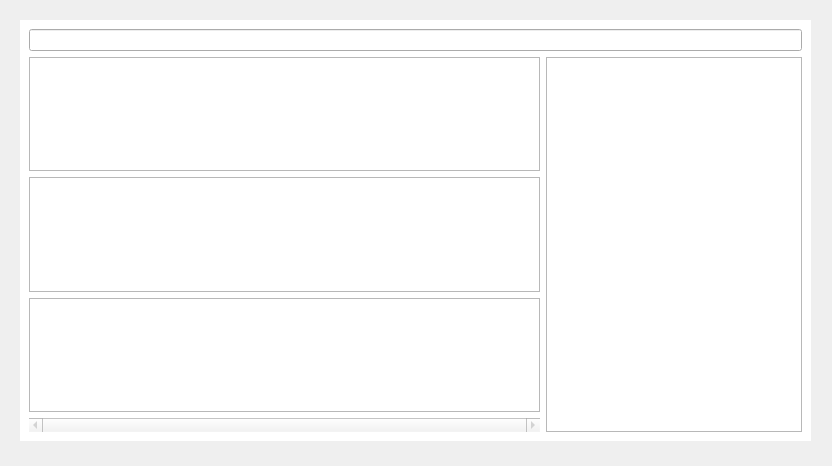
<?xml version="1.0" encoding="UTF-8"?>
<ui version="4.0">
 <class>Form</class>
 <widget class="QWidget" name="Form">
  <property name="geometry">
   <rect>
    <x>0</x>
    <y>0</y>
    <width>832</width>
    <height>466</height>
   </rect>
  </property>
  <property name="minimumSize">
   <size>
    <width>1</width>
    <height>0</height>
   </size>
  </property>
  <property name="windowTitle">
   <string>Form</string>
  </property>
  <widget class="QStackedWidget" name="mainBox">
   <property name="geometry">
    <rect>
     <x>20</x>
     <y>20</y>
     <width>791</width>
     <height>421</height>
    </rect>
   </property>
   <property name="contextMenuPolicy">
    <enum>Qt::NoContextMenu</enum>
   </property>
   <property name="styleSheet">
    <string notr="true">QStackedWidget
{
	background-color: rgb(255, 255, 255);
}</string>
   </property>
   <property name="frameShape">
    <enum>QFrame::Box</enum>
   </property>
   <property name="frameShadow">
    <enum>QFrame::Plain</enum>
   </property>
   <property name="lineWidth">
    <number>0</number>
   </property>
   <property name="midLineWidth">
    <number>0</number>
   </property>
   <property name="currentIndex">
    <number>0</number>
   </property>
   <widget class="QWidget" name="research">
    <property name="styleSheet">
     <string notr="true">QWidget#research
{
	background-color: rgb(255, 255, 255);
}</string>
    </property>
    <layout class="QGridLayout" name="gridLayout_3" rowstretch="0,0,0,0,0" columnstretch="7,0">
     <item row="1" column="0">
      <widget class="QLabel" name="gVolume">
       <property name="autoFillBackground">
        <bool>false</bool>
       </property>
       <property name="frameShape">
        <enum>QFrame::StyledPanel</enum>
       </property>
       <property name="frameShadow">
        <enum>QFrame::Sunken</enum>
       </property>
       <property name="text">
        <string/>
       </property>
      </widget>
     </item>
     <item row="2" column="0">
      <widget class="QLabel" name="gTempIn">
       <property name="frameShape">
        <enum>QFrame::StyledPanel</enum>
       </property>
       <property name="text">
        <string/>
       </property>
      </widget>
     </item>
     <item row="3" column="0">
      <widget class="QLabel" name="gTempOut">
       <property name="frameShape">
        <enum>QFrame::StyledPanel</enum>
       </property>
       <property name="text">
        <string/>
       </property>
      </widget>
     </item>
     <item row="1" column="1" rowspan="4">
      <widget class="QTableWidget" name="resultsTable">
       <property name="minimumSize">
        <size>
         <width>0</width>
         <height>0</height>
        </size>
       </property>
       <property name="font">
        <font>
         <pointsize>12</pointsize>
        </font>
       </property>
      </widget>
     </item>
     <item row="4" column="0">
      <widget class="QScrollBar" name="horizontalScrollBar">
       <property name="enabled">
        <bool>false</bool>
       </property>
       <property name="maximum">
        <number>0</number>
       </property>
       <property name="orientation">
        <enum>Qt::Horizontal</enum>
       </property>
      </widget>
     </item>
     <item row="0" column="0" colspan="2">
      <widget class="QLineEdit" name="PatientName"/>
     </item>
    </layout>
   </widget>
  </widget>
 </widget>
 <resources/>
 <connections/>
</ui>
